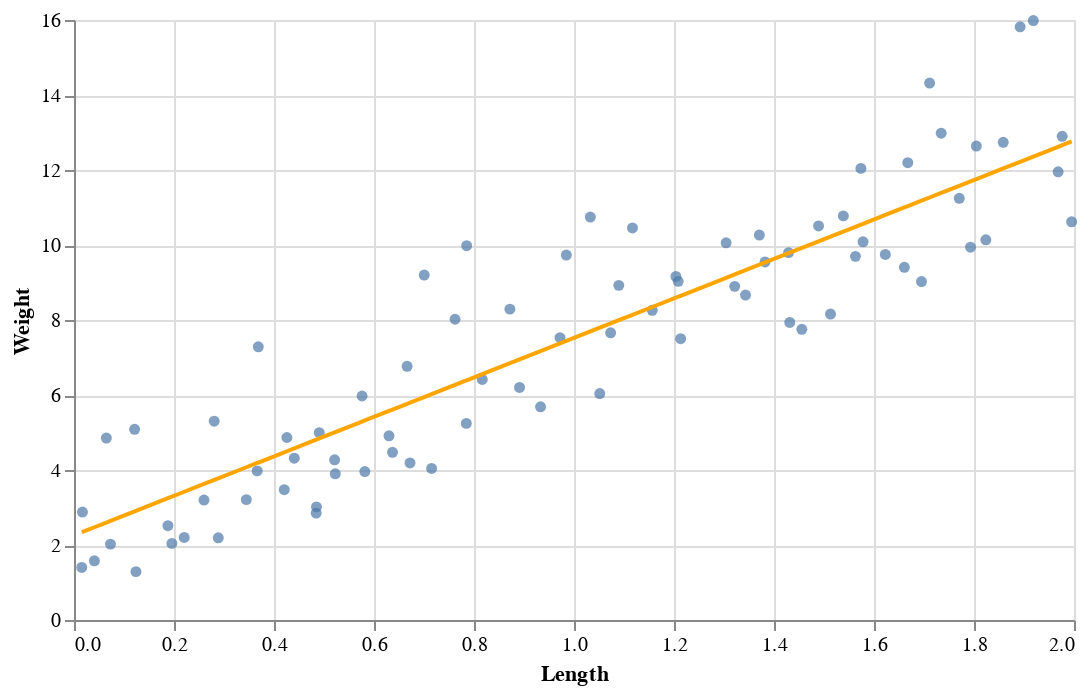

The code cell stored with this chart in its notebook:
### Markdown cell above
### Visualizing linear regression (Ridge)

### Code cell
source = pd.DataFrame(data= {'length':  X_train['length'],
                             'weight':  y_train,
                             'predicted': rm.predict(X_train)})
chart1 = alt.Chart(source, width=500, height=300).mark_circle().encode(
x = alt.X('length:Q', title= "Length"), 
y = alt.Y('weight:Q', title= "Weight"))
chart2 = alt.Chart(source, width=500, height=300).mark_line(color= 'orange').encode(
x = alt.X('length:Q', title= "Length"), 
y = alt.Y('predicted:Q', title = "Weight"))

chart3 = chart1 + chart2
chart3

### Figure 1 — Vega-Lite specification as saved in the notebook (floating-point values rounded to 4 significant figures)
{"config": {"view": {"continuousWidth": 400, "continuousHeight": 300}}, "layer": [{"mark": "circle", "encoding": {"x": {"type": "quantitative", "field": "length", "title": "Length"}, "y": {"type": "quantitative", "field": "weight", "title": "Weight"}}, "height": 300, "width": 500}, {"mark": {"type": "line", "color": "orange"}, "encoding": {"x": {"type": "quantitative", "field": "length", "title": "Length"}, "y": {"type": "quantitative", "field": "predicted", "title": "Weight"}}, "height": 300, "width": 500}], "data": {"name": "data-9a474cec69cb70890c963e4b8e15291e"}, "$schema": "https://vega.github.io/schema/vega-lite/v4.8.1.json", "datasets": {"data-9a474cec69cb70890c963e4b8e15291e": [{"length": 1.489, "weight": 10.51, "predicted": 10.1}, {"length": 1.073, "weight": 7.658, "predicted": 7.908}, {"length": 1.623, "weight": 9.749, "predicted": 10.8}, {"length": 0.9847, "weight": 9.732, "predicted": 7.442}, {"length": 0.4849, "weight": 3.017, "predicted": 4.812}, {"length": 1.343, "weight": 8.664, "predicted": 9.328}, {"length": 1.668, "weight": 12.2, "predicted": 11.04}, {"length": 1.661, "weight": 9.406, "predicted": 11.0}, {"length": 0.26, "weight": 3.198, "predicted": 3.628}, {"length": 0.9331, "weight": 5.686, "predicted": 7.171}, {"length": 0.672, "weight": 4.189, "predicted": 5.796}, {"length": 0.7853, "weight": 9.983, "predicted": 6.393}, {"length": 1.321, "weight": 8.897, "predicted": 9.214}, {"length": 1.513, "weight": 8.159, "predicted": 10.22}, {"length": 0.04073, "weight": 1.578, "predicted": 2.473}, {"length": 0.5226, "weight": 3.899, "predicted": 5.01}, {"length": 1.805, "weight": 12.64, "predicted": 11.76}, {"length": 1.429, "weight": 9.797, "predicted": 9.782}, {"length": 0.1239, "weight": 1.29, "predicted": 2.911}, {"length": 1.793, "weight": 9.94, "predicted": 11.7}, {"length": 1.858, "weight": 12.74, "predicted": 12.04}, {"length": 1.892, "weight": 15.82, "predicted": 12.22}, {"length": 0.1878, "weight": 2.513, "predicted": 3.248}, {"length": 1.578, "weight": 10.09, "predicted": 10.57}, {"length": 1.371, "weight": 10.27, "predicted": 9.474}, {"length": 1.213, "weight": 7.502, "predicted": 8.645}, {"length": 0.6662, "weight": 6.765, "predicted": 5.766}, {"length": 0.3447, "weight": 3.211, "predicted": 4.073}, {"length": 0.5212, "weight": 4.272, "predicted": 5.002}, {"length": 1.208, "weight": 9.03, "predicted": 8.62}, {"length": 1.824, "weight": 10.14, "predicted": 11.86}, {"length": 0.2804, "weight": 5.303, "predicted": 3.735}, {"length": 0.8911, "weight": 6.2, "predicted": 6.949}, {"length": 0.4406, "weight": 4.314, "predicted": 4.578}, {"length": 0.4258, "weight": 4.867, "predicted": 4.5}, {"length": 1.711, "weight": 14.32, "predicted": 11.27}, {"length": 1.052, "weight": 6.039, "predicted": 7.794}, {"length": 0.3664, "weight": 3.976, "predicted": 4.188}, {"length": 0.06468, "weight": 4.853, "predicted": 2.6}, {"length": 1.539, "weight": 10.78, "predicted": 10.36}, {"length": 1.976, "weight": 12.9, "predicted": 12.66}, {"length": 0.4905, "weight": 4.997, "predicted": 4.841}, {"length": 1.456, "weight": 7.751, "predicted": 9.921}, {"length": 1.304, "weight": 10.06, "predicted": 9.124}, {"length": 0.01691, "weight": 2.878, "predicted": 2.348}, {"length": 0.5762, "weight": 5.973, "predicted": 5.292}, {"length": 1.382, "weight": 9.547, "predicted": 9.534}, {"length": 0.5817, "weight": 3.959, "predicted": 5.321}, {"length": 0.07292, "weight": 2.024, "predicted": 2.643}, {"length": 1.033, "weight": 10.74, "predicted": 7.695}, {"length": 1.734, "weight": 12.98, "predicted": 11.39}, {"length": 1.563, "weight": 9.697, "predicted": 10.49}, {"length": 0.8165, "weight": 6.416, "predicted": 6.557}, {"length": 1.117, "weight": 10.45, "predicted": 8.138}, {"length": 0.4205, "weight": 3.474, "predicted": 4.473}, {"length": 0.1212, "weight": 5.086, "predicted": 2.897}, {"length": 0.2205, "weight": 2.202, "predicted": 3.42}, {"length": 0.01554, "weight": 1.401, "predicted": 2.341}, {"length": 1.995, "weight": 10.62, "predicted": 12.76}, {"length": 0.7004, "weight": 9.2, "predicted": 5.946}, {"length": 1.432, "weight": 7.935, "predicted": 9.794}, {"length": 0.1958, "weight": 2.043, "predicted": 3.29}, {"length": 0.2885, "weight": 2.191, "predicted": 3.778}, {"length": 1.574, "weight": 12.04, "predicted": 10.54}, {"length": 0.972, "weight": 7.53, "predicted": 7.375}, {"length": 0.7152, "weight": 4.041, "predicted": 6.024}, {"length": 1.09, "weight": 8.924, "predicted": 7.994}, {"length": 1.204, "weight": 9.161, "predicted": 8.596}, {"length": 0.63, "weight": 4.913, "predicted": 5.575}, {"length": 0.3686, "weight": 7.286, "predicted": 4.199}, {"length": 0.8718, "weight": 8.29, "predicted": 6.848}, {"length": 0.7846, "weight": 5.243, "predicted": 6.389}, {"length": 1.157, "weight": 8.259, "predicted": 8.347}, {"length": 0.637, "weight": 4.472, "predicted": 5.612}, {"length": 0.4844, "weight": 2.849, "predicted": 4.809}, {"length": 0.7621, "weight": 8.02, "predicted": 6.27}, {"length": 1.968, "weight": 11.95, "predicted": 12.62}, {"length": 1.695, "weight": 9.025, "predicted": 11.18}, {"length": 1.919, "weight": 15.98, "predicted": 12.36}, {"length": 1.771, "weight": 11.25, "predicted": 11.58}]}}
